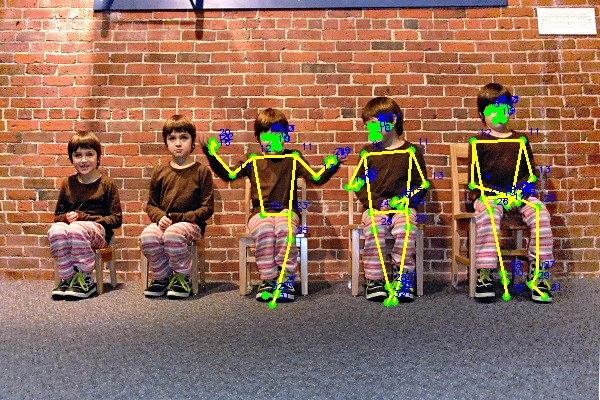
#> input picture AIProject/Project_bodydetect/output.jpg, 600 x 400 px
$ python -i img_to_mnist.py   (imports and definitions only)
#> lines starting #> are read from the running program, lines starting #| are printed output that depends on the picture
import struct
import numpy as np
from PIL import Image, ImageFilter
import os
import argparse


# [17 lines left out: function binarize, not called in this run]


def enhance_contrast(arr, percentile=5):
    """
    Stretch the histogram so the digit stands out from the background.
    Pixels below `percentile` are mapped to 0, above (100-percentile) to 255.
    """
    lo = np.percentile(arr, percentile)
    hi = np.percentile(arr, 100 - percentile)
    if hi <= lo:
        return arr
    stretched = (arr.astype(np.float32) - lo) * (255.0 / (hi - lo))
    stretched = np.clip(stretched, 0, 255)
    return stretched.astype(np.uint8)


def center_and_scale(arr, canvas_size=28, margin=4):
    """
    Center the digit in a canvas_size x canvas_size frame.
    arr: uint8 numpy array, white digit (non-zero) on black background (0).
    Works at any input resolution — the digit is cropped first, then scaled.
    Returns centered uint8 array of shape (canvas_size, canvas_size).
    """
    # Find bounding box of the digit (non-zero pixels)
    rows = np.any(arr, axis=1)
    cols = np.any(arr, axis=0)
    if not rows.any() or not cols.any():
        return np.zeros((canvas_size, canvas_size), dtype=np.uint8)

    rmin, rmax = np.where(rows)[0][[0, -1]]
    cmin, cmax = np.where(cols)[0][[0, -1]]

    # Add a small padding around the bbox before cropping (in original pixels)
    h, w = arr.shape
    pad = max(2, int(min(h, w) * 0.02))
    rmin = max(0, rmin - pad)
    rmax = min(h - 1, rmax + pad)
    cmin = max(0, cmin - pad)
    cmax = min(w - 1, cmax + pad)

    # Crop to bounding box
    cropped = arr[rmin:rmax+1, cmin:cmax+1]
    ch, cw = cropped.shape

    # Scale to fit inside (canvas_size - 2*margin) preserving aspect ratio
    target_size = canvas_size - 2 * margin
    scale = target_size / max(ch, cw)
    new_h, new_w = int(ch * scale), int(cw * scale)
    # Ensure at least 1 pixel
    new_h = max(1, new_h)
    new_w = max(1, new_w)

    scaled = np.array(Image.fromarray(cropped).resize((new_w, new_h), Image.LANCZOS))

    # Place centered in canvas
    canvas = np.zeros((canvas_size, canvas_size), dtype=np.uint8)
    offset_h = (canvas_size - new_h) // 2
    offset_w = (canvas_size - new_w) // 2
    canvas[offset_h:offset_h+new_h, offset_w:offset_w+new_w] = scaled

    return canvas


def image_to_mnist_array(image_path, invert=True, binarize_method=None,
                         enhance=True, contrast_percentile=5):
    """
    Convert an image to a 28x28 grayscale numpy array matching MNIST format.

    Pipeline (correct order):
    1. Convert to grayscale at original resolution
    2. Enhance contrast (stretch histogram)
    3. Invert so digit is white on black background (MNIST convention)
    4. Binarize to make strokes sharp (optional)
    5. Find digit bounding box, crop, scale, and center in 28x28

    Parameters:
        image_path: path to input image
        invert: if True, invert colors for white-digit-on-black (MNIST style)
        binarize_method: None, "otsu", or "adaptive" — thresholding for sharp features
        enhance: if True, apply contrast stretching
        contrast_percentile: percentile for contrast stretching
    """
#> called with image_path = '../Project_bodydetect/output.jpg', invert = True, enhance = True, contrast_percentile = 5
    img = Image.open(image_path).convert("L")  # grayscale, original resolution
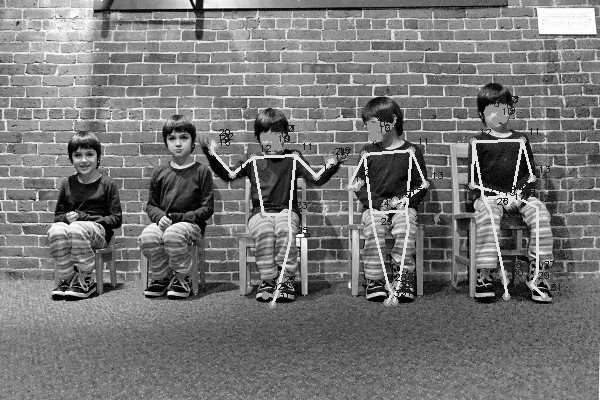
#> img: PIL image 600x400 L; min 0, max 255, mean 118.5

    arr = np.array(img, dtype=np.uint8)

    # Enhance contrast so the digit pops out from the background
    if enhance:
        arr = enhance_contrast(arr, percentile=contrast_percentile)
#> in enhance_contrast, `lo = np.percentile(arr, percentile)`: lo = 27
#> in enhance_contrast, `hi = np.percentile(arr, 100 - percentile)`: hi = 216
#> in enhance_contrast, `stretched = np.clip(stretched, 0, 255)`:
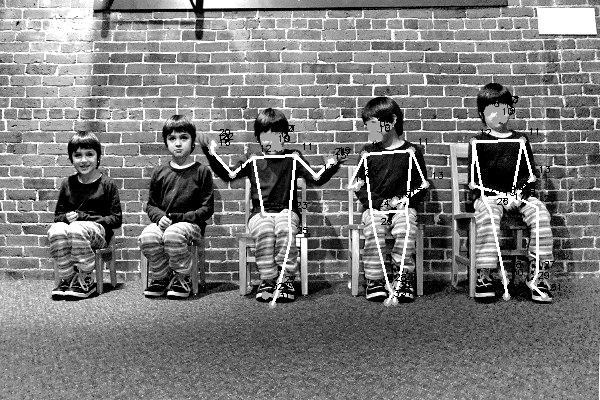
#> stretched: shape (400, 600) float32; min 0, max 255, mean 123.4

    # Invert: MNIST uses white digit (255) on black background (0)
    if invert:
        arr = 255 - arr
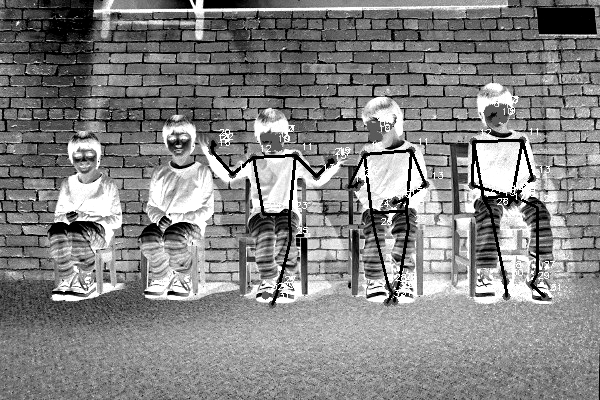
#> arr: shape (400, 600); min 0, max 255, mean 132.1

    # Binarize to make digit edges crisp (removes anti-aliasing fuzz)
    if binarize_method is not None:
        arr = binarize(arr, method=binarize_method)

    # Crop to digit bounding box, scale proportionally, center in 28x28
    arr = center_and_scale(arr)
#> in center_and_scale, `rmin, rmax = np.where(rows)[0][[0, -1]]`: rmin = 0; rmax = 399
#> in center_and_scale, `cmin, cmax = np.where(cols)[0][[0, -1]]`: cmin = 0; cmax = 599
#> in center_and_scale, `canvas[offset_h:offset_h+new_h, offset_w:offset_w+new_w] = scaled`:
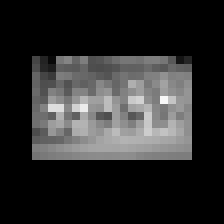
#> canvas: shape (28, 28) (shown 8 times larger); min 0, max 247, mean 43.7

    return arr


# [163 lines left out: functions save_idx_images, save_idx_labels, load_idx_images, load_idx_labels, batch_convert, append_to_existing and 1 more, not called in this run]


# [2 lines not run here, left out]

>>> result = image_to_mnist_array('../Project_bodydetect/output.jpg')
